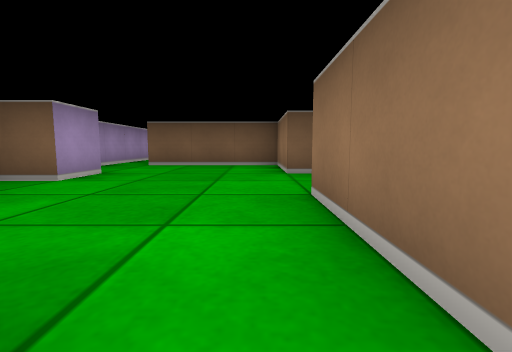
View 1 (above)

16 first-person views from a walk through a cub3D maze. The camera is about half as high as the walls, tilts 6° down and sees 85° across. The floor is counted in squares. Each view is taken from the middle of a square. On the plan, view 1 faces up. The plan holds only what a view shows up to about 9 squares ahead; the rest is blank.

View 2
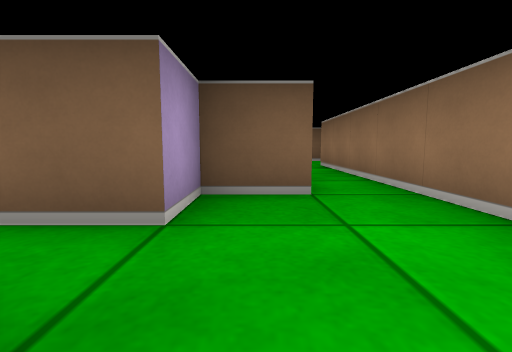

View 3
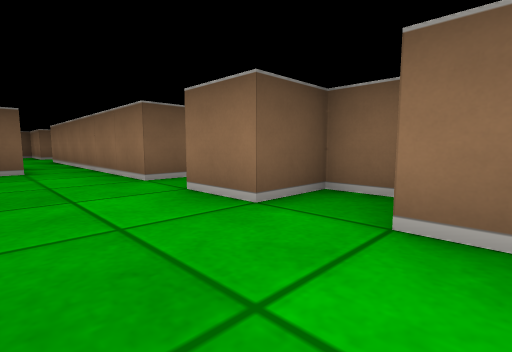

View 4
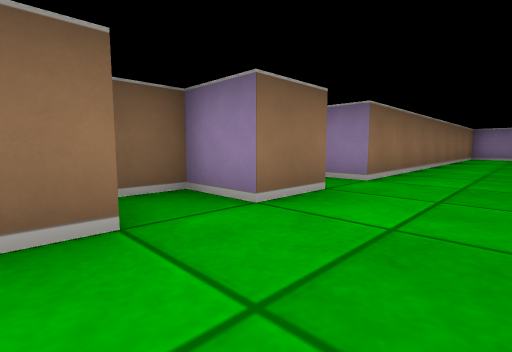

View 5
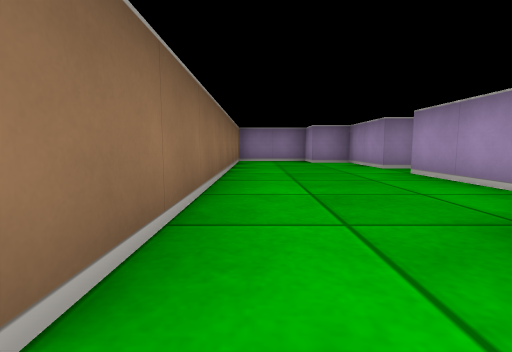

View 6
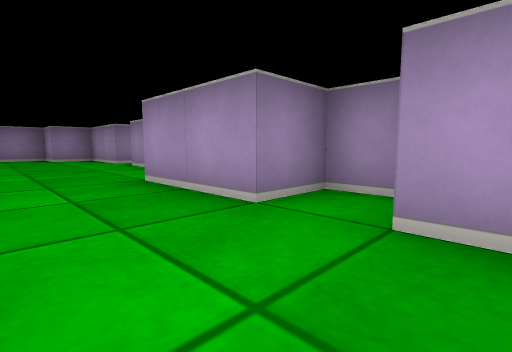

View 7
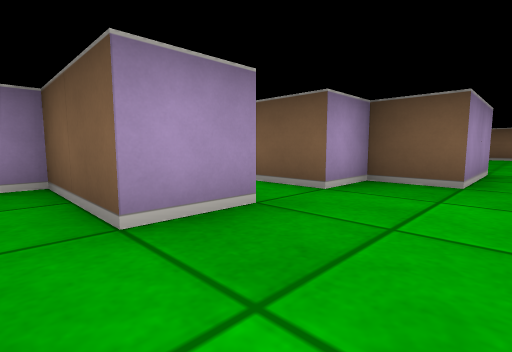

View 8
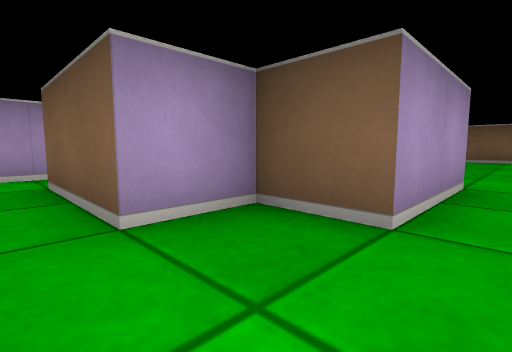

View 9
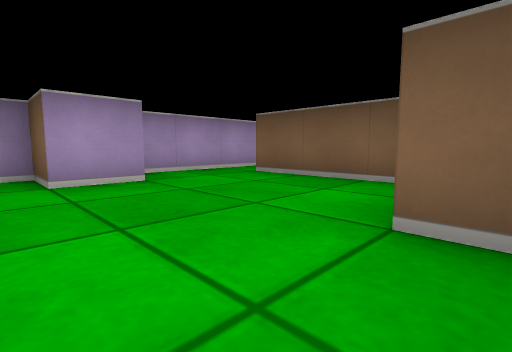

View 10
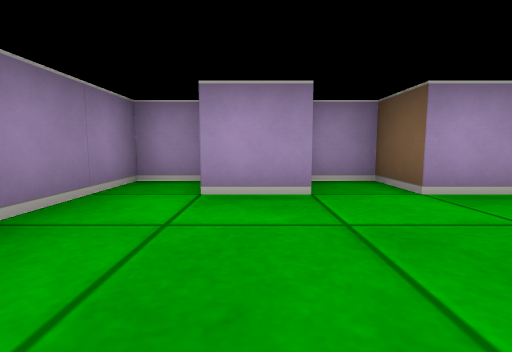

View 11
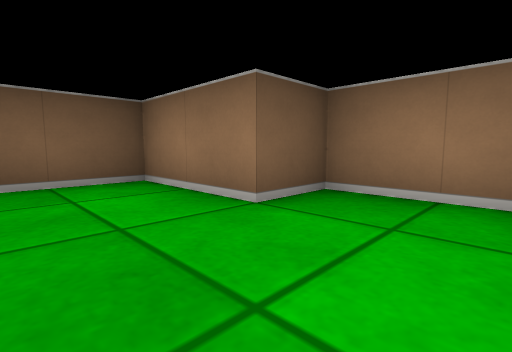

View 12
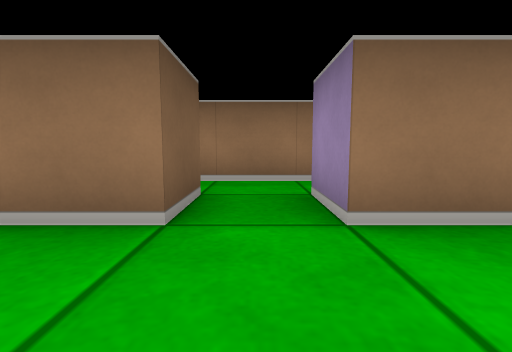

View 13
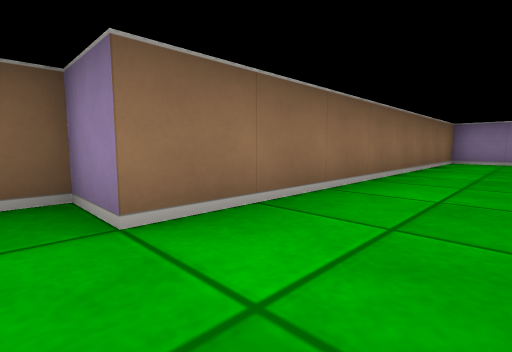

View 14
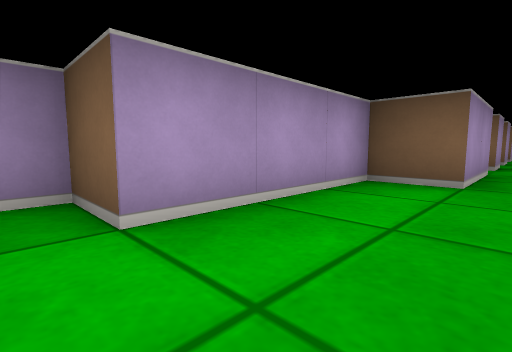

View 15
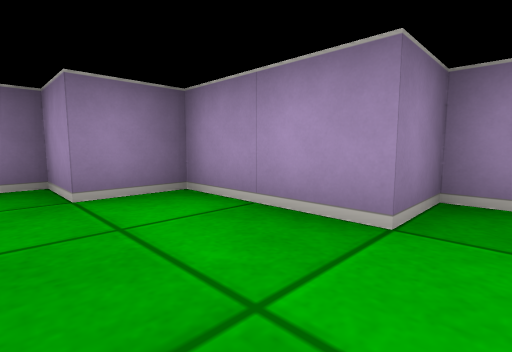

View 16
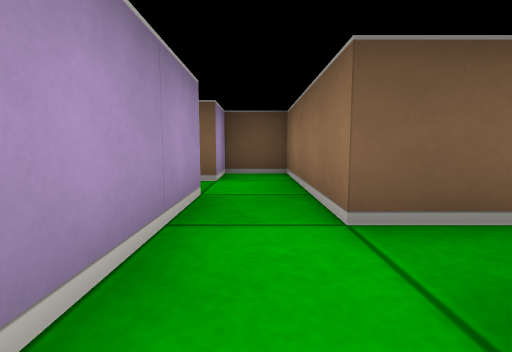

### Floor plan
Points are (right, up) in squares from view 1. A wall is a line through its corners. A room is listed if a view was taken in it or the views show most of it. See-through windows are left out.
Room 1 (views 1, 2, 3, 4, 5, 6, 7, 8, 12, 13, 14, 15)
walls: (0.5, -7.6) (0.5, -6.5) (1.5, -6.5) (1.5, -5.5) (0.5, -5.5) (0.5, -4.5) (1.5, -4.5); (-2.5, -6.8) (-2.5, -7.5) (-1.5, -7.5) (-1.5, -9.5) (-2.5, -9.5) (-2.5, -12.5) (-3.5, -12.5) (-3.5, -13.5) (-2.5, -13.5) (-2.5, -15.5) (-1.5, -15.5) (-1.5, -16.5) (0.5, -16.5) (0.5, -8.5) (1.5, -8.5) (1.5, -8); (-1.5, -5.5) (-1.5, -6.5); (-1.5, -3.5) (-1.5, -4.5) (-3.5, -4.5) (-3.5, -4.9); (1.5, -3.5) (0.5, -3.5) (0.5, 0.5); (-0.5, 0.6) (-0.5, -1.5) (-1.5, -1.5) (-1.5, -2.5)
ways out: opening at (0, 0) to room 2; opening at (-2.5, -3) to room 3; opening at (1, -4)
Room 2 (views 9, 10, 11)
walls: (-2.5, 4.6) (-2.5, 3.5) (-3.5, 3.5) (-3.5, 2.6); (-2.5, 2.6) (-2.5, 1.5); (1.5, 3) (1.5, 4.5) (0.5, 4.5) (0.5, 6.5) (-2.5, 6.5); (-3.5, 6.4) (-3.5, 4.9); (-3.5, 1.4) (-3.5, 0.5) (-1.5, 0.5); (0.5, 0.5) (0.5, 2.5)
ways out: opening at (0, 0) to room 1; opening at (-3, 7)
Room 3 (view 16)
walls: (-1.5, -2.5) (-3.5, -2.5) (-3.5, -1.5); (-4.5, -1.5) (-4.5, -3.5)
ways out: opening at (-2.5, -3) to room 1; opening at (-4, -2) to room 4
Room 4 (no view inside)
walls: (-3.5, -1.5) (-3.5, 0.5) (-4.5, 0.5) (-4.5, -0.5)
ways out: opening at (-4, -2) to room 3; opening at (-5, -1)

Positions as (right, up) in squares from view 1, and headings:
1: (0, 0), facing up
2: (-1, -4), facing up
3: (-1, -7), facing up-right
4: (-1, -5), facing down-right
5: (0, -8), facing down
6: (0, -6), facing down-left
7: (0, -5), facing up-left
8: (0, -3), facing up-left
9: (1, 3), facing up-left
10: (0, 2), facing left
11: (-1, 3), facing up-right
12: (-1, -4), facing right
13: (-1, -8), facing down-right
14: (-1, -13), facing up-left
15: (-1, -13), facing down-left
16: (-4, -4), facing up
